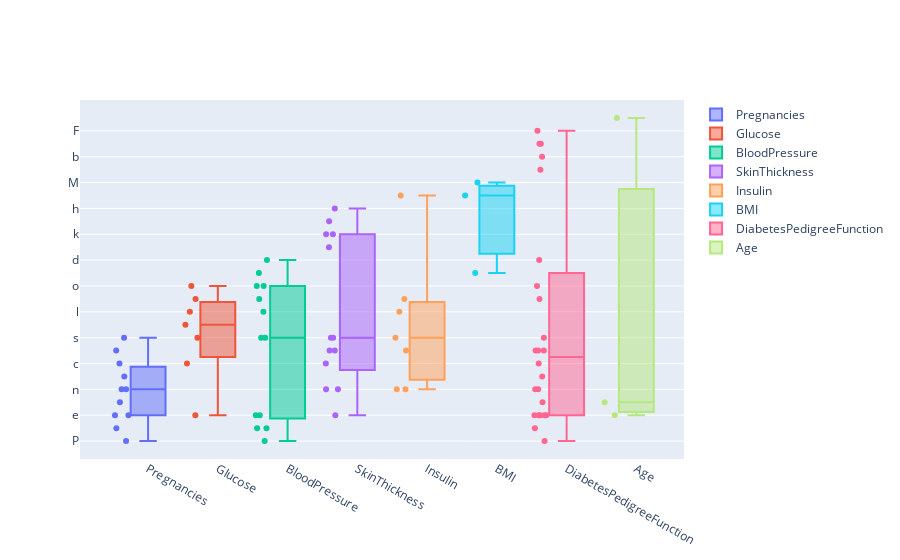

Notebook code for this chart:
### Markdown cell above
To detect outliers, box plot of feaures is visualized. Box plot stratified betweem healthy and sick is shown next.

### Code cell
box_tot = eda_diab()
box_tot.box_plots_tot(X)

### Figure 1 — Plotly figure (JSON) as saved in the notebook; plotly's stock layout.template omitted (floating-point values rounded to 4 significant figures)
{"data": [{"boxpoints": "all", "jitter": 0.5, "name": "Pregnancies", "type": "box", "width": 0.5, "y": ["P", "r", "e", "g", "n", "a", "n", "c", "i", "e", "s"]}, {"boxpoints": "all", "jitter": 0.5, "name": "Glucose", "type": "box", "width": 0.5, "y": ["G", "l", "u", "c", "o", "s", "e"]}, {"boxpoints": "all", "jitter": 0.5, "name": "BloodPressure", "type": "box", "width": 0.5, "y": ["B", "l", "o", "o", "d", "P", "r", "e", "s", "s", "u", "r", "e"]}, {"boxpoints": "all", "jitter": 0.5, "name": "SkinThickness", "type": "box", "width": 0.5, "y": ["S", "k", "i", "n", "T", "h", "i", "c", "k", "n", "e", "s", "s"]}, {"boxpoints": "all", "jitter": 0.5, "name": "Insulin", "type": "box", "width": 0.5, "y": ["I", "n", "s", "u", "l", "i", "n"]}, {"boxpoints": "all", "jitter": 0.5, "name": "BMI", "type": "box", "width": 0.5, "y": ["B", "M", "I"]}, {"boxpoints": "all", "jitter": 0.5, "name": "DiabetesPedigreeFunction", "type": "box", "width": 0.5, "y": ["D", "i", "a", "b", "e", "t", "e", "s", "P", "e", "d", "i", "g", "r", "e", "e", "F", "u", "n", "c", "t", "i", "o", "n"]}, {"boxpoints": "all", "jitter": 0.5, "name": "Age", "type": "box", "width": 0.5, "y": ["A", "g", "e"]}], "layout": {"boxmode": "group"}}
